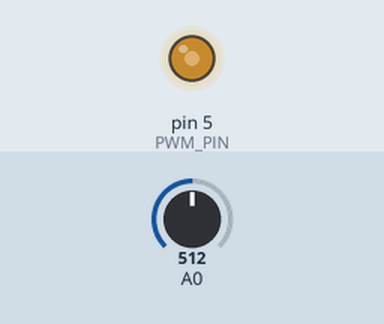
Simulated run of this sketch. Board: Arduino Uno, built with avr-gcc and run on an emulated ATmega328P. Parts: output pins drawn as LEDs (lit = HIGH). The inputs (shaded band) are chosen by the test bench; at power-on: A0 = 512. What the sketch prints to the serial monitor is not drawn.

Above: at 1.2 s.
1.3 s: A0 set to 716
At 1.8 s:
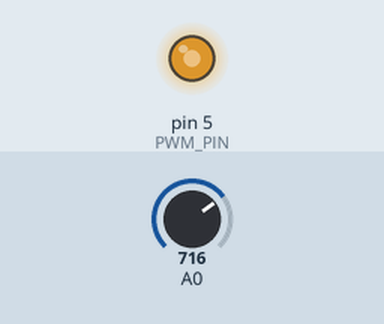
2.8 s: A0 set to 900
At 3.4 s:
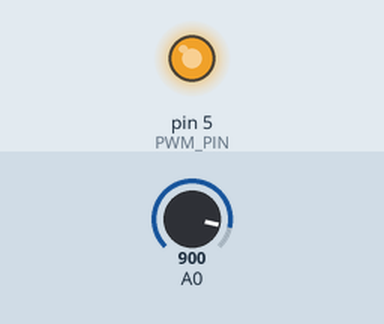
4.3 s: A0 set to 122
At 5.3 s:
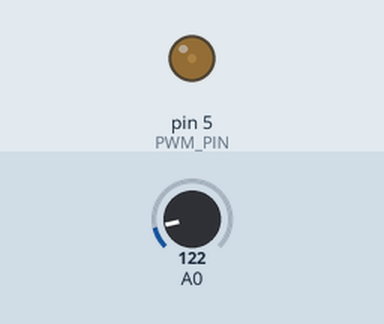
Timing chart, 0 to 7.3 s (numbered marks = the images above; inputs shaded):
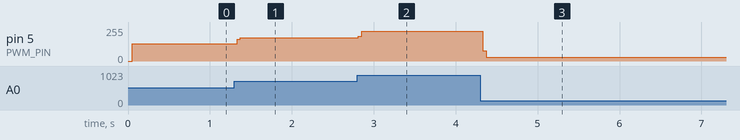

The sketch:

MA3P12.ino
```cpp
// MA3P12.ino
#define PWM_FREQ 250
#define PWM_RES 12
#define PWM_PIN 5

const uint16_t timePeriod = 1E6/PWM_FREQ;				// 4000 us
const uint16_t numLevels = pow(2, PWM_RES);				// 4096


uint8_t positionPer = 25;
uint32_t positionTime, currentTime, previousTime;
boolean risingEdge;

void setup() {
	pinMode(PWM_PIN, OUTPUT);
	digitalWrite(PWM_PIN, LOW);

	positionTime = ((long)positionPer*timePeriod)/100;
	currentTime = micros();
	previousTime = 0;
	risingEdge = false;

	Serial.begin(115200);
	Serial.print("MA-P12 simulator\nCurrent position: ");
	Serial.print(positionPer);
	Serial.print("% (T_on = ");
	Serial.print(positionTime);
	Serial.print(" us)\n");
}

void loop() {
	currentTime = micros();

	// flip to high every time period
	if((currentTime - previousTime) > timePeriod) {
		previousTime = currentTime;
		digitalWrite(PWM_PIN, HIGH);
		risingEdge = true;
	}

	// flip low after the predefined time
	if(risingEdge && (currentTime > (positionTime + previousTime))) {
		digitalWrite(PWM_PIN, LOW);
		risingEdge = false;

		uint16_t tmp = map(analogRead(A0), 0, 1023, 0, 100);
		if(tmp != positionPer) {
			positionPer = constrain(tmp, 1, 99);
			positionTime = ((long)positionPer*timePeriod)/100;
		}
	}


}
```

Measured:
- after the input at 1.3 s, pin 5 (PWM_PIN): 129/255 → 176/255 at once
- after the input at 2.8 s, pin 5 (PWM_PIN): 176/255 → 222/255 at once
- after the input at 4.3 s, pin 5 (PWM_PIN): 222/255 → 29/255 at once
